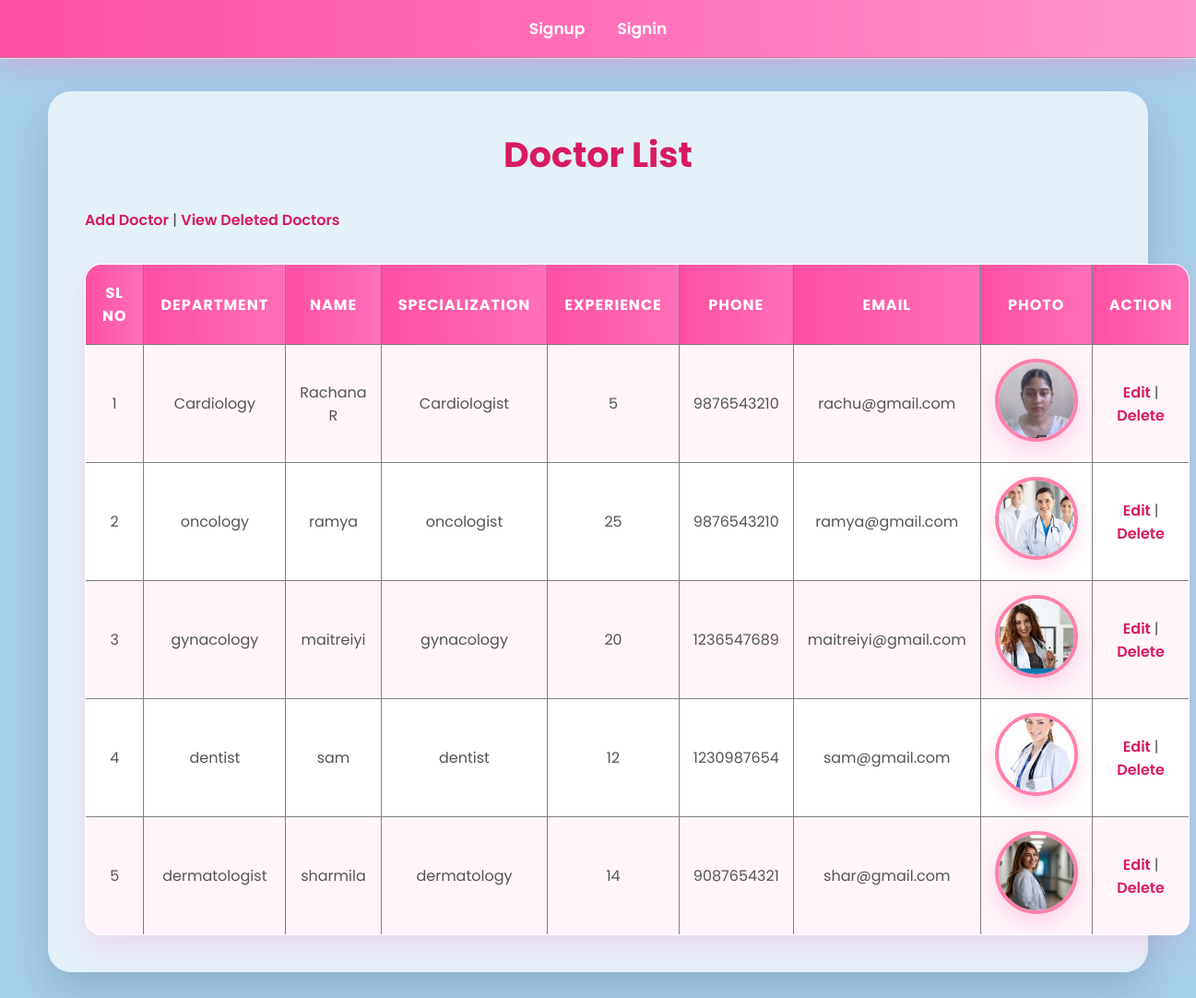
The app's page /base/doctor_list/ with its own data.
### base/models.py (models this page shows, shortened)
class Doctor(models.Model):
    department = models.ForeignKey(
        Department,
        on_delete=models.CASCADE,
        null=True,
        blank=True
    )
    doctor_name = models.CharField(max_length=100)
    specialization = models.CharField(max_length=100)
    experience = models.PositiveIntegerField()
    phone = models.CharField(max_length=10)
    email = models.EmailField()
    doctor_image = models.ImageField(
        upload_to="doctor_images",
        null=True,
        blank=True
    )
    is_deleted = models.BooleanField(default=False)
    deleted_at = models.DateTimeField(
        null=True,
        blank=True
    )

class Department(models.Model):
    department_name = models.CharField(max_length=100)
    description = models.TextField()
    is_deleted = models.BooleanField(default=False)
    deleted_at = models.DateTimeField(null=True, blank=True)
    def __str__(self):
        return self.department_name

### base/views.py (the view)
# urls.py: path('doctor_list/', views.doctor_list, name='doctor_list'),
def doctor_list(request):
    data = Doctor.objects.filter(
        is_deleted=False
    )
    return render(
        request,
        "doctor_list.html",
        {
            "data": data
        }
    )

### base/templates/doctor_list.html
{% extends 'main.html' %}
{% block content %}
<h1>Doctor List</h1>
<a href="{% url 'create_doctor' %}">Add Doctor</a>
|
<a href="{% url 'doctor_history' %}">
View Deleted Doctors
</a>
<table border="1">
<tr>
<th>SL NO</th>
<th>Department</th>
<th>Name</th>
<th>Specialization</th>
<th>Experience</th>
<th>Phone</th>
<th>Email</th>
<th>Photo</th>
<th>Action</th>
</tr>
{% for i in data %}
<tr>
<td>{{ forloop.counter }}</td>
<td>{{ i.department }}</td>
<td>{{ i.doctor_name }}</td>
<td>{{ i.specialization }}</td>
<td>{{ i.experience }}</td>
<td>{{ i.phone }}</td>
<td>{{ i.email }}</td>
<td>
{% if i.doctor_image %}
<img src="{{ i.doctor_image.url }}" width="100">
{% endif %}
</td>
<td>
<a href="{% url 'update_doctor' i.id %}">
Edit
</a>
|
<a href="{% url 'delete_doctor' i.id %}">
Delete
</a>
</td>
</tr>
{% endfor %}
</table>
{% endblock %}

### templates/main.html (shortened to what this page needs)
<!DOCTYPE html>
<html lang="en">
<head>
    {% load static %}
    <link rel="stylesheet"
          href="{% static 'style.css' %}">
</head>
<body>
    {% include 'nav.html' %}
    <div class="container">
        {% block content %}
        {% endblock %}
    </div>
</body>
</html>

### templates/nav.html
<nav>
    {% if user.is_authenticated %}
    <a href="{% url 'profile' %}">Profile</a>
    <a href="{% url 'department_list' %}">Department</a>
    <a href="{% url 'doctor_list' %}">Doctor</a>
    <a href="{% url 'patient_list' %}">Patient</a>
    <a href="{% url 'appointment_list' %}">Appointment</a>
    <a href="{% url 'record_list' %}">Medical Records</a>
    <a href="{% url 'signout' %}">Logout</a>
    {% else %}
    <a href="{% url 'signup' %}">Signup</a>
    <a href="{% url 'signin' %}">Signin</a>
    {% endif %}
</nav>
<hr>

### static/style.css (style rules this page uses)
* { margin:0; padding:0; box-sizing:border-box; font-family:'Poppins',sans-serif; }
body { background:linear-gradient(135deg,#ffe6f2,#ffd9ec,#ffeef8,#fff8fc); background-size:400% 400%; animation:bgMove 12s ease infinite; min-height:100vh; color:#444; }
nav { width:100%; background:linear-gradient(90deg,#ff4fa3,#ff70b8,#ff96cb); display:flex; justify-content:center; align-items:center; gap:35px; padding:18px; box-shadow:0 10px 30px rgba(255,105,180,.35); position:sticky; top:0; z-index:999; }
nav a { color:white; text-decoration:none; font-size:17px; font-weight:600; position:relative; transition:.4s; }
nav a::after { content:""; position:absolute; left:0; bottom:-6px; width:0; height:3px; background:white; transition:.4s; }
.container { width:92%; max-width:1300px; margin:35px auto; padding:40px; background:rgba(255,255,255,.70); backdrop-filter:blur(18px); border-radius:25px; box-shadow:0 20px 45px rgba(0,0,0,.15); animation:fade .8s ease; }
h1 { text-align:center; color:#d81b60; font-size:38px; margin-bottom:30px; font-weight:700; }
a { color:#d81b60; text-decoration:none; font-weight:600; transition:.3s; }
table { width:100%; border-collapse:collapse; margin-top:35px; overflow:hidden; border-radius:18px; background:white; box-shadow:0 15px 35px rgba(255,105,180,.18); }
table th { background:linear-gradient(90deg,#ff4fa3,#ff70b8); color:white; padding:18px; font-size:16px; text-transform:uppercase; letter-spacing:1px; }
table td { padding:15px; text-align:center; color:#555; transition:.3s; }
table tr:nth-child(even) { background:#fff5fa; }
img { width:90px; height:90px; object-fit:cover; border-radius:50%; border:4px solid #ff80ab; transition:.4s; box-shadow:0 8px 20px rgba(255,105,180,.25); }
::placeholder { color:#d48bb2; }
table { animation:tableFade .8s; }
body { background:rgb(166, 207, 235) !important; }

### records on screen
Doctor: department "Cardiology", doctor_name "Rachana R", specialization "Cardiologist", experience "5", phone "9876543210", email "rachu@gmail.com", doctor_image (picture)
Doctor: department "oncology", doctor_name "ramya", specialization "oncologist", experience "25", phone "9876543210", email "ramya@gmail.com", doctor_image (picture)
Doctor: department "gynacology", doctor_name "maitreiyi", specialization "gynacology", experience "20", phone "1236547689", email "maitreiyi@gmail.com", doctor_image (picture)
Doctor: department "dentist", doctor_name "sam", specialization "dentist", experience "12", phone "1230987654", email "sam@gmail.com", doctor_image (picture)
Doctor: department "dermatologist", doctor_name "sharmila", specialization "dermatology", experience "14", phone "9087654321", email "shar@gmail.com", doctor_image (picture)
